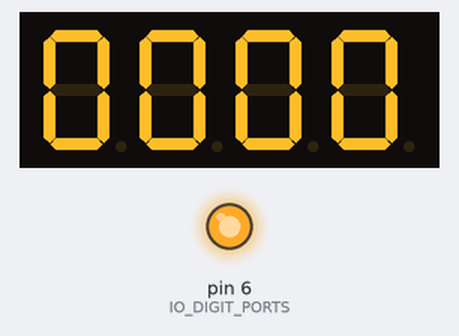
Recording of a sketch running on a simulated Arduino Uno, built with avr-gcc and run on an emulated ATmega328P. Shown: 4-digit seven-segment display, output pins drawn as LEDs (lit = HIGH). Wiring (inferred from the names in the program): 4-digit 7-segment display, segments lit when LOW: segments pin 13, pin 12, pin 11, pin 10, pin 9, pin 8, pin 7; digit selects pin 5, pin 4, pin 3, pin 2. The segment pins are drawn as the display they are named for; pins used as bus, display or sensor lines are not drawn.

Above: at 0.1 s.
At 10.1 s:
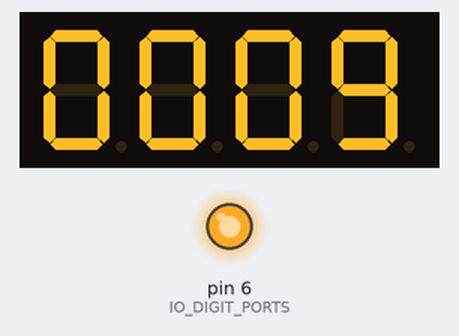
At 20.0 s:
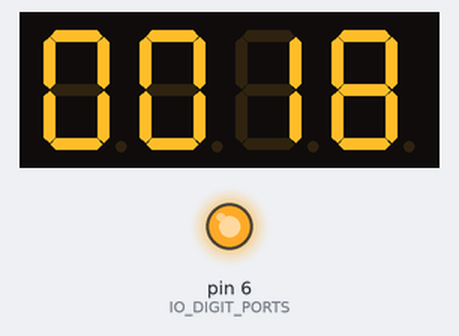
At 38.9 s:
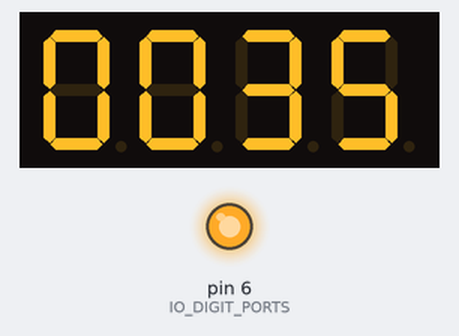
Timing chart, 0 to 40.0 s (numbered marks = the images above):
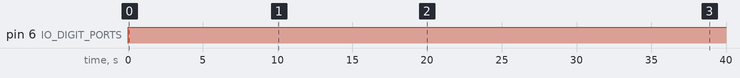

The sketch:

led_7seg_4_any_numbers.ino
```cpp
int IO_DIGIT_A  = 13;
int IO_DIGIT_B  = 12;
int IO_DIGIT_C  = 11;
int IO_DIGIT_D  = 10;
int IO_DIGIT_E  = 9;
int IO_DIGIT_F  = 8;
int IO_DIGIT_G  = 7;
int IO_DIGIT_DP = 6;

int IO_DIGIT_1 = 5;
int IO_DIGIT_2 = 4;
int IO_DIGIT_3 = 3;
int IO_DIGIT_4 = 2;

int IO_DIGIT_PORTS[] = {
  IO_DIGIT_A,
  IO_DIGIT_B,
  IO_DIGIT_C,
  IO_DIGIT_D,
  IO_DIGIT_E,
  IO_DIGIT_F,
  IO_DIGIT_G,
  IO_DIGIT_DP,
};

int IO_DIGITS[] = {
  IO_DIGIT_1,
  IO_DIGIT_2,
  IO_DIGIT_3,
  IO_DIGIT_4,
};

int LED_ON = LOW;
int LED_OFF = HIGH;

int IO_DIGIT_PORT_COUNT = 8;
int IO_DIGIT_COUNT = 4;

// 1桁を光らせるのに止めるwaitミリ秒
int DIGIT_WAIT = 1;

int NUMBER_ARRAY[10][8] = {
  {1, 1, 1, 1, 1, 1, 0, 0}, // 0
  {0, 1, 1, 0, 0, 0, 0, 0}, // 1
  {1, 1, 0, 1, 1, 0, 1, 0}, // 2
  {1, 1, 1, 1, 0, 0, 1, 0}, // 3
  {0, 1, 1, 0, 0, 1, 1, 0}, // 4
  {1, 0, 1, 1, 0, 1, 1, 0}, // 5
  {1, 0, 1, 1, 1, 1, 1, 0}, // 6
  {1, 1, 1, 0, 0, 0, 0, 0}, // 7
  {1, 1, 1, 1, 1, 1, 1, 0}, // 8
  {1, 1, 1, 1, 0, 1, 1, 0}, // 9
};

int NUM_SEGMENTS = 8;

void setup() {
  for(int i = 0;i < IO_DIGIT_PORT_COUNT;i++){
    pinMode(IO_DIGIT_PORTS[i], OUTPUT);
  }
  for(int i = 0;i < IO_DIGIT_COUNT;i++){
    pinMode(IO_DIGITS[i], OUTPUT);
  }
}

void loop() {
  for(int i = 0;i < 10000; i++){
    show4DigitNumber(i, 1000);
  }
}

void show4DigitNumber(int number, int wait){
  int digit_1 = (number / 1000) % 10;
  int digit_2 = (number / 100) % 10;
  int digit_3 = (number / 10) % 10;
  int digit_4 = number % 10;
  for(int i = 0;i < wait / (DIGIT_WAIT * 4);i++){
    digitalWrite(IO_DIGITS[0], LED_OFF);
    showNumber(digit_1);
    delay(DIGIT_WAIT);
    clearNumber();
    digitalWrite(IO_DIGITS[0], LED_ON);
    digitalWrite(IO_DIGITS[1], LED_OFF);
    showNumber(digit_2);
    delay(DIGIT_WAIT);
    clearNumber();
    digitalWrite(IO_DIGITS[1], LED_ON);
    digitalWrite(IO_DIGITS[2], LED_OFF);
    showNumber(digit_3);
    delay(DIGIT_WAIT);
    clearNumber();
    digitalWrite(IO_DIGITS[2], LED_ON);
    digitalWrite(IO_DIGITS[3], LED_OFF);
    showNumber(digit_4);
    delay(DIGIT_WAIT);
    clearNumber();
    digitalWrite(IO_DIGITS[3], LED_ON);
  }
}

void showNumber(int number){
  for(int i = 0;i < NUM_SEGMENTS;i++){
    if(NUMBER_ARRAY[number][i] == 0){
      digitalWrite(IO_DIGIT_PORTS[i], LED_OFF);
    }else{
      digitalWrite(IO_DIGIT_PORTS[i], LED_ON);
    }
  }
}

void clearNumber(){
  for(int i = 0;i < NUM_SEGMENTS;i++){
    digitalWrite(IO_DIGIT_PORTS[i], LED_OFF);
  }
}
```

Measured:
- by itself, pin 6 (IO_DIGIT_PORTS): LOW → HIGH at 0.00 s
- what the display in image 0 shows lasts 1.2 s, from 0.0 s to 1.2 s
